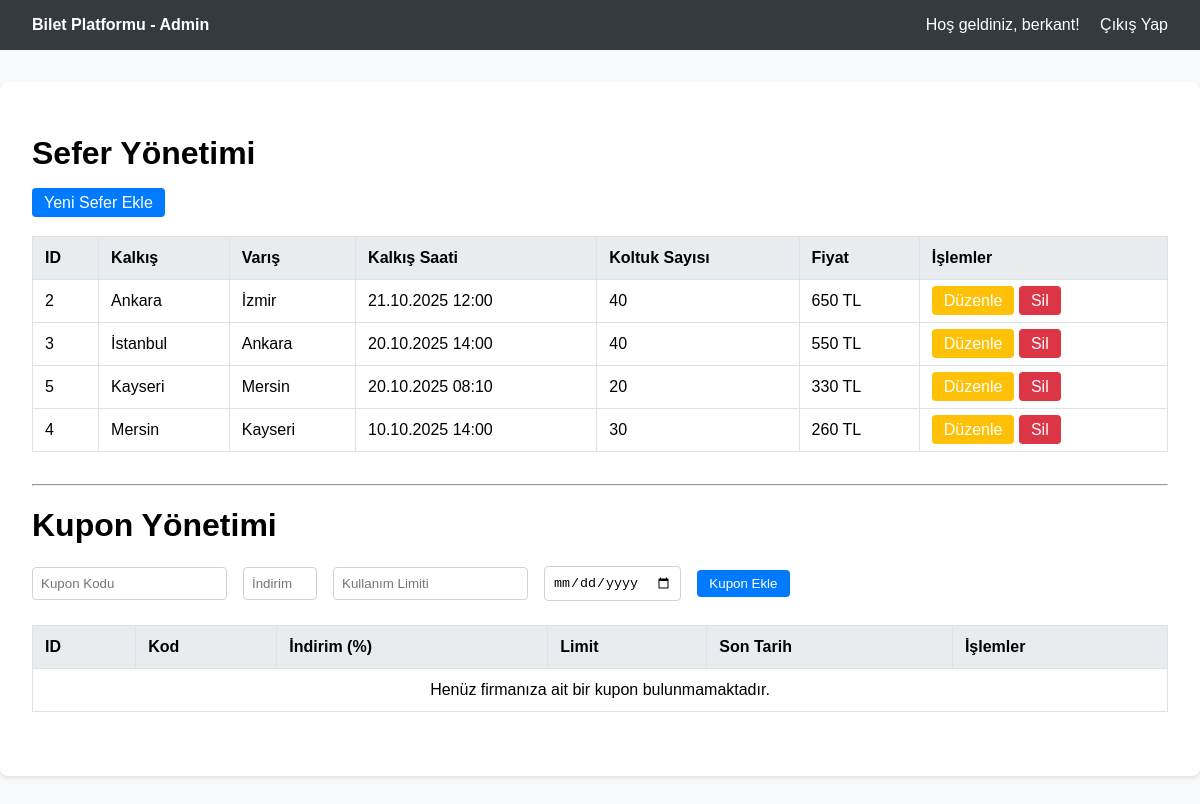
The app's page /index.php?page=company_admin_panel (signed in) with its own data.
### tables this page shows
CREATE TABLE "trips" (
	"id"	INTEGER PRIMARY KEY AUTOINCREMENT,
	"company_id"	INTEGER NOT NULL,
	"departure_location"	TEXT NOT NULL,
	"arrival_location"	TEXT NOT NULL,
	"departure_time"	TEXT NOT NULL,
	"arrival_time"	TEXT NOT NULL,
	"seat_count"	INTEGER NOT NULL,
	"price"	REAL NOT NULL,
	"created_at"	TEXT DEFAULT CURRENT_TIMESTAMP,
	FOREIGN KEY("company_id") REFERENCES "companies"("id")
);

### views/company_admin_panel.php (the view, shortened to what this page needs)
<?php
require_once __DIR__ . '/../config/database.php';
$company_id = $_SESSION['company_id'];
$stmt_trips = $pdo->prepare("SELECT * FROM trips WHERE company_id = ? ORDER BY departure_time DESC");
$stmt_trips->execute([$company_id]);
$company_trips = $stmt_trips->fetchAll();
$stmt_coupons = $pdo->prepare("SELECT * FROM coupons WHERE company_id = ? ORDER BY expire_date DESC");
$stmt_coupons->execute([$company_id]);
$company_coupons = $stmt_coupons->fetchAll();
?>
<!DOCTYPE html>
<html lang="tr">
<head>
</head>
<body>
    <nav class="navbar">
        <a href="/index.php?page=company_admin_panel" style="font-weight: bold;">Bilet Platformu - Admin</a>
        <div>
            <span>Hoş geldiniz, <?php echo htmlspecialchars($_SESSION['user_name']); ?>!</span>
            <a href="/index.php?action=logout">Çıkış Yap</a>
        </div>
    </nav>
    <div class="container">
        <div class="section">
            <h1>Sefer Yönetimi</h1>
            <a href="/index.php?page=add_trip" class="btn btn-primary">Yeni Sefer Ekle</a>
            <table>
                <thead>
                    <tr><th>ID</th><th>Kalkış</th><th>Varış</th><th>Kalkış Saati</th><th>Koltuk Sayısı</th><th>Fiyat</th><th>İşlemler</th></tr>
                </thead>
                <tbody>
                    <?php if (empty($company_trips)): ?>
                        <tr><td colspan="7" style="text-align: center;">Henüz firmanıza ait bir sefer bulunmamaktadır.</td></tr>
                    <?php else: ?>
                        <?php foreach ($company_trips as $trip): ?>
                            <tr>
                                <td><?php echo htmlspecialchars($trip['id']); ?></td>
                                <td><?php echo htmlspecialchars($trip['departure_location']); ?></td>
                                <td><?php echo htmlspecialchars($trip['arrival_location']); ?></td>
                                <td><?php echo date('d.m.Y H:i', strtotime($trip['departure_time'])); ?></td>
                                <td><?php echo htmlspecialchars($trip['seat_count']); ?></td>
                                <td><?php echo htmlspecialchars($trip['price']); ?> TL</td>
                                <td>
                                    <a href="/index.php?page=edit_trip&trip_id=<?php echo $trip['id']; ?>" class="btn btn-warning">Düzenle</a>
                                    <a href="/index.php?action=delete_trip&trip_id=<?php echo $trip['id']; ?>" class="btn btn-danger" onclick="return confirm('Bu seferi ve ilişkili tüm biletleri kalıcı olarak silmek istediğinizden emin misiniz? Bu işlem geri alınamaz.');">Sil</a>
                                </td>
                            </tr>
                        <?php endforeach; ?>
                    <?php endif; ?>
                </tbody>
            </table>
        </div>
        <hr>
        <div class="section">
            <h1>Kupon Yönetimi</h1>
            <form action="/index.php?action=add_company_coupon" method="POST" class="form-inline">
                <input type="text" name="code" placeholder="Kupon Kodu" required>
                <input type="number" name="discount_rate" placeholder="İndirim Oranı (%)" min="1" max="100" required>
                <input type="number" name="usage_limit" placeholder="Kullanım Limiti" min="1" required>
                <input type="date" name="expire_date" required>
                <button type="submit" class="btn btn-primary">Kupon Ekle</button>
            </form>
            <table>
                <thead>
                    <tr><th>ID</th><th>Kod</th><th>İndirim (%)</th><th>Limit</th><th>Son Tarih</th><th>İşlemler</th></tr>
                </thead>
                <tbody>
                    <?php if (empty($company_coupons)): ?>
                        <tr><td colspan="6" style="text-align: center;">Henüz firmanıza ait bir kupon bulunmamaktadır.</td></tr>
                    <?php endif; ?>
                </tbody>
            </table>
        </div>
    </div>
</body>
</html>

### views/company_admin_panel.php (style rules this page uses)
body { font-family: sans-serif; margin: 0; background-color: #f8f9fa; }
.navbar { background-color: #343a40; padding: 1rem; color: white; display: flex; justify-content: space-between; align-items: center; }
.navbar a { color: white; text-decoration: none; margin: 0 1rem; }
.container { max-width: 1140px; margin: 2rem auto; padding: 2rem; background-color: white; border-radius: 8px; box-shadow: 0 2px 4px rgba(0,0,0,0.1); }
.section { margin-bottom: 2rem; }
table { width: 100%; border-collapse: collapse; margin-top: 1.5rem; }
th, td { border: 1px solid #dee2e6; padding: 0.75rem; text-align: left; }
th { background-color: #e9ecef; }
.form-inline { display: flex; gap: 1rem; align-items: center; flex-wrap: wrap; }
.form-inline input, .form-inline select { padding: .5rem; border: 1px solid #ced4da; border-radius: 4px; }
.btn { text-decoration: none; padding: 0.375rem 0.75rem; border-radius: 4px; color: white; cursor: pointer; border: none; }
.btn-primary { background-color: #007bff; }
.btn-warning { background-color: #ffc107; }
.btn-danger { background-color: #dc3545; }

### records on screen
trips: id "2", departure_location "Ankara", arrival_location "İzmir", departure_time "21.10.2025 12:00", seat_count "40", price "650"
trips: id "3", departure_location "İstanbul", arrival_location "Ankara", departure_time "20.10.2025 14:00", seat_count "40", price "550"
trips: id "5", departure_location "Kayseri", arrival_location "Mersin", departure_time "20.10.2025 08:10", seat_count "20", price "330"
trips: id "4", departure_location "Mersin", arrival_location "Kayseri", departure_time "10.10.2025 14:00", seat_count "30", price "260"

### other values on screen
$_SESSION['user_name'] "berkant"
